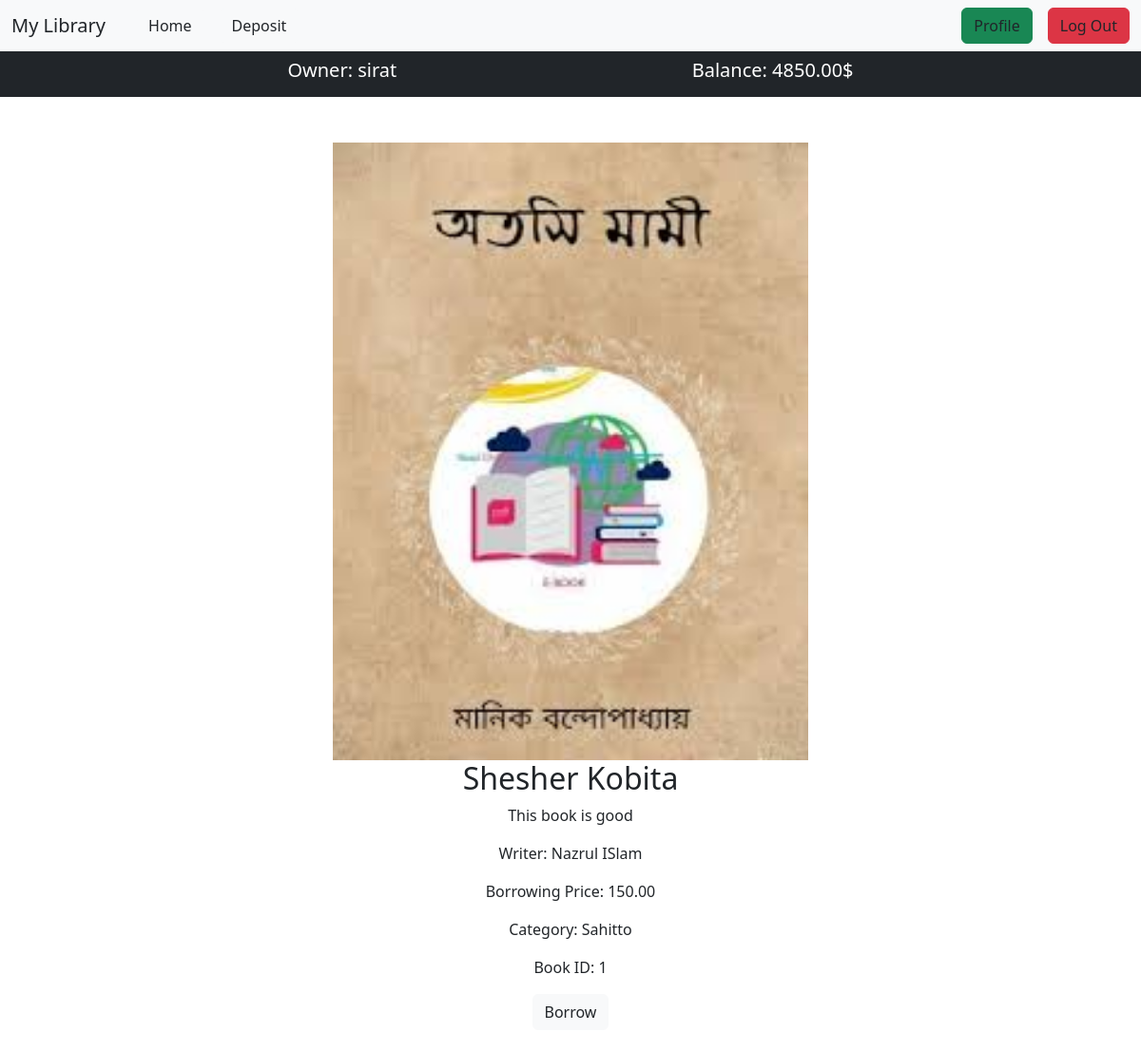
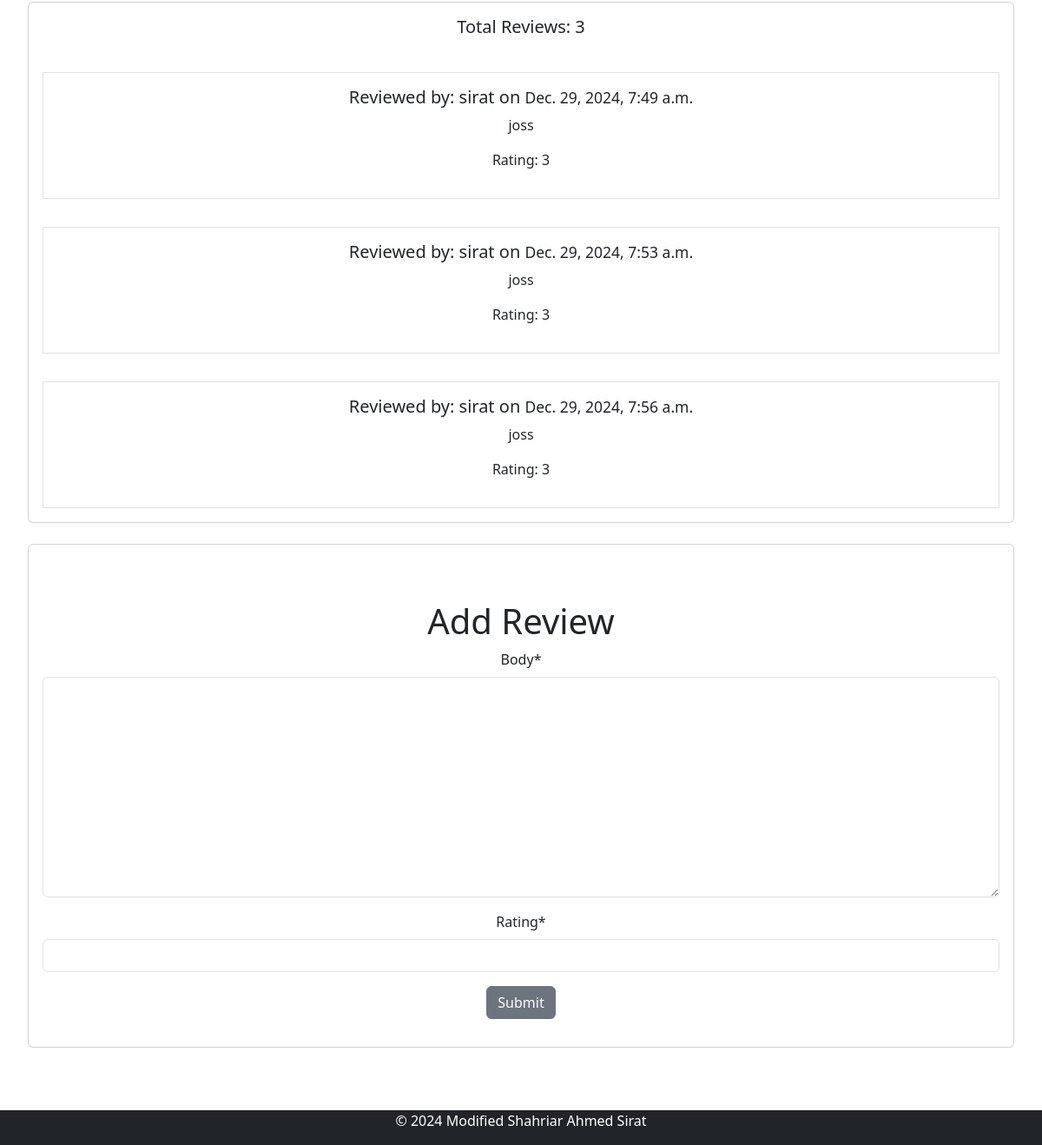
The app's page /books/details/1/ (signed in) with its own data (2 pictures, top to bottom).
### accounts/models.py (models this page shows, shortened)
class UserLibraryAccount(models.Model):
    user = models.OneToOneField(User,related_name='account',on_delete=models.CASCADE)
    memberId = models.IntegerField(unique=True)
    gender = models.CharField(max_length=10,choices=GENDER)
    birth_date = models.DateField(null=True,blank=True)
    balance = models.DecimalField(default=0,max_digits=12,decimal_places=2,null=True,blank=True)

### books/models.py (models this page shows, shortened)
class Book(models.Model):
    title = models.CharField(max_length=50)
    book_author = models.CharField(max_length=50, null=True, blank=True)
    description = models.TextField()
    image = models.ImageField(upload_to='uploads/')
    borrowing_price = models.DecimalField(max_digits=10, decimal_places=2)
    category = models.ForeignKey(Category, on_delete=models.CASCADE)

class Review(models.Model):
    user = models.ForeignKey(User, on_delete=models.CASCADE,related_name='users')
    book = models.ForeignKey(Book, on_delete=models.CASCADE, related_name='reviews')
    body = models.TextField()
    rating = models.IntegerField()
    created_on = models.DateTimeField(auto_now_add=True, null=True, blank=True)

### categories/models.py (models this page shows, shortened)
class Category(models.Model):
    name = models.CharField(max_length=150)
    slug = models.SlugField(max_length=150,unique=True,null=True,blank=True)

### books/views.py (the view, shortened to what this page needs)
# urls.py: path('details/<int:pk>/',views.DetailsBookView.as_view(),name='details'),
class DetailsBookView(DetailView):
    model = Book
    template_name = 'details.html'
    def get_context_data(self,**kwargs):
        context = super().get_context_data(**kwargs)
        book = self.object
        reviews = book.reviews.all()
        review_form = forms.ReviewForm()
        context['reviews'] = reviews
        context['review_form'] = review_form
        return context

### books/forms.py
class ReviewForm(forms.ModelForm):
    class Meta:
        model = Review
        fields = ['body', 'rating']
        widgets = {
            'body': forms.Textarea(attrs={'class': 'form-control'}),
            'rating': forms.NumberInput(attrs={'class': 'form-control', 'min': 1, 'max': 5}),
        }

### books/templates/details.html (shortened to what this page needs)
{% extends "base.html" %}
{% load crispy_forms_tags %}
{% block content %}
<div class="d-flex flex-wrap px-2">
  <div class="card-body text-center">
    <div class="d-flex justify-content-center align-items-center">
      <img class="card-img-top mt-5" style="width:500px;" src="{{book.image.url}}" alt="Card image cap" />
    </div>
    <h5 class="card-title">
      <p class="h2 text-decoration-none text-dark">{{book.title}}</p>
    </h5>
    <p class="card-text">{{book.description}}</p>
    <p class="card-text">Writer: {{book.book_author }}</p>
    <p class="card-text">Borrowing Price: {{book.borrowing_price }}</p>
    <p class="card-text">Category: {{book.category.name}}</p>
    <p class="card-text">Book ID: {{book.id}}</p>
    <a class="btn btn-light text-dark" href="{% url 'borrow' book.id %}">Borrow</a>
    {% if request.user.is_authenticated %}
    <div class="card m-4">
      <p class="h5 p-3">Total Reviews: {{ reviews | length }}</p>
      {% for review in reviews %}
      <div class="card-body border m-3">
        <p class="h5">Reviewed by: {{ review.user.username }} on <small>{{ review.created_on }}</small></p>
        <p>{{ review.body }}</p>
        <p>Rating: {{ review.rating }}</p>
      </div>
      {% endfor %}
    </div>
    <div class="card m-4">
      <div class="card-body">
        <form class="pt-5" method="post">
          <h1>Add Review</h1>
          {{ review_form | crispy }}
          <button class="btn btn-secondary mb-3" type="submit">Submit</button>
        </form>
      </div>
    </div>
  </div>
    {% endif %}
</div>
{% endblock %}

### core/templates/base.html (shortened to what this page needs)
<!doctype html>
<html lang="en">
  <head>
    <link href="https://cdn.jsdelivr.net/npm/bootstrap@5.3.3/dist/css/bootstrap.min.css" rel="stylesheet">
  </head>
  <body>
    <header>
        {% include "navbar.html" %}
        {% if request.user.is_authenticated %}
        <div class="d-flex justify-content-evenly bg-dark">
          <div class="m-2 text-white"><h5>Owner: {{user.username}}</h3></div>
          <div class="m-2 text-white"><h5>Balance: {{user.account.balance}}$</h3></div>
        </div>
        {% endif %}
    </header>
    <main >
        {% block content %}
        {% endblock  %}
    </main>
    <footer class="bg-dark">
        {% include "footer.html" %}
    </footer>
  </body>
</html>

### records on screen
Book: image (picture), title "Shesher Kobita", description "This book is good", book_author "Nazrul ISlam", borrowing_price "150.00", category.name "Sahitto", id "1"
Review: user.username "sirat", created_on "Dec. 29, 2024, 7:49 a.m.", body "joss", rating "3"
Review: user.username "sirat", created_on "Dec. 29, 2024, 7:53 a.m.", body "joss", rating "3"
Review: user.username "sirat", created_on "Dec. 29, 2024, 7:56 a.m.", body "joss", rating "3"

### other values on screen
{{ user.username }} "sirat"
{{ user.account.balance }} "4850.00"
{{ reviews | length }} "3"
